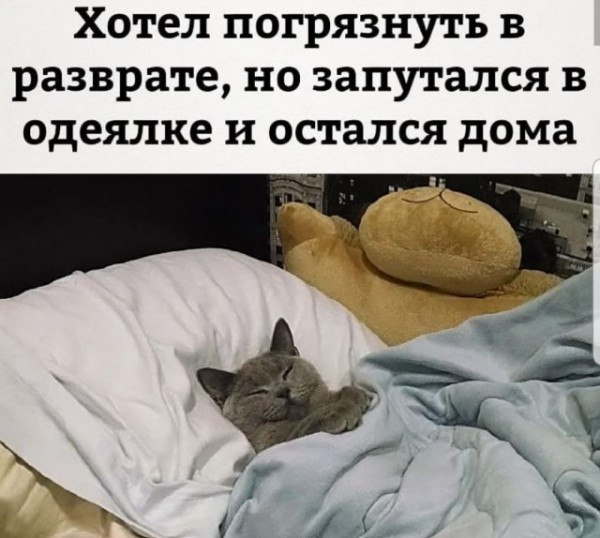
#> input picture photo_1297872267.jpg, 600 x 538 px
$ python -i photo_utils.py   (imports and definitions only)
#> lines starting #> are read from the running program, lines starting #| are printed output that depends on the picture
from PIL import Image, ImageDraw, ImageFont, ImageFilter
import pytesseract
import cv2
import numpy as np

def blur_text(image_path, out_path):
    image = cv2.imread(image_path)
    data = pytesseract.image_to_data(image, output_type=pytesseract.Output.DICT, lang='rus')
    n_boxes = len(data['level'])
    for i in range(n_boxes):
        if int(data['conf'][i]) > 60:
            (x, y, w, h) = (data['left'][i], data['top'][i], data['width'][i], data['height'][i])
            roi = image[y:y+h, x:x+w]
            blur = cv2.GaussianBlur(roi, (23, 23), 30)
            image[y:y+h, x:x+w] = blur
    cv2.imwrite(out_path, image)
    return out_path

def add_text(image_path, text, out_path, pos=(20,20)):
    image = Image.open(image_path)
    draw = ImageDraw.Draw(image)
    font = ImageFont.truetype("arial.ttf", 32)
    draw.text(pos, text, (255,0,0), font=font)
    image.save(out_path)
    return out_path

def add_image(image_path, overlay_path, out_path, pos=(20,20)):
    image = Image.open(image_path)
    overlay = Image.open(overlay_path)
    image.paste(overlay, pos, overlay)
    image.save(out_path)
    return out_path

def apply_filter(image_path, out_path, filter_name="BLUR"):
#> called with image_path = 'photo_1297872267.jpg', out_path = 'out.png', filter_name = 'BLUR'
    image = Image.open(image_path)
#> image is the input picture: PIL image 600x538 RGB; mean R, G, B 153.6, 149.7, 143.3
    if filter_name == "BLUR":
        image = image.filter(ImageFilter.BLUR)
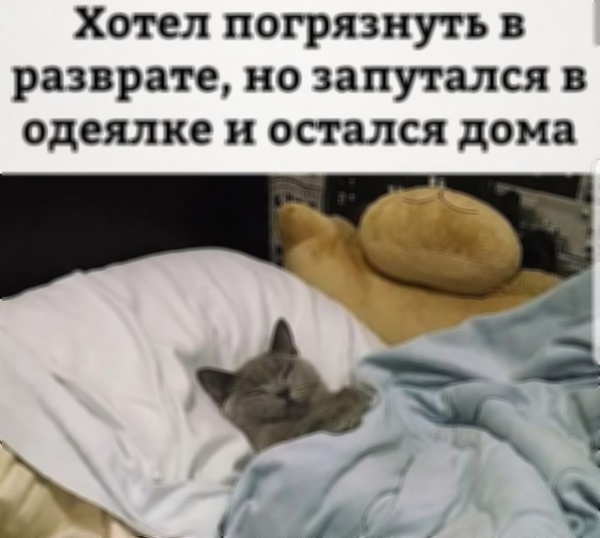
#> image: PIL image 600x538 RGB; mean R, G, B 153.6, 149.7, 143.3
    elif filter_name == "CONTOUR":
        image = image.filter(ImageFilter.CONTOUR)
    elif filter_name == "DETAIL":
        image = image.filter(ImageFilter.DETAIL)
    elif filter_name == "EMBOSS":
        image = image.filter(ImageFilter.EMBOSS)
    image.save(out_path)
    return out_path

>>> result = apply_filter('photo_1297872267.jpg', 'out.png')
